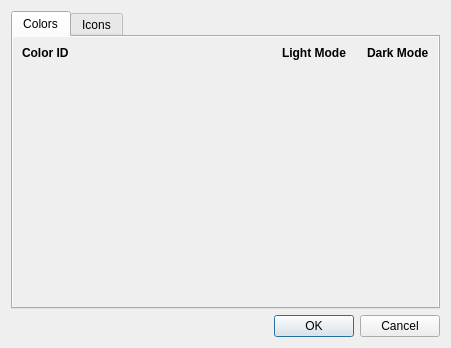
<?xml version="1.0" encoding="UTF-8"?>
<ui version="4.0">
    <class>UIThemeDialog</class>
    <widget class="QDialog" name="UIThemeDialog">
        <property name="geometry">
            <rect>
                <x>0</x>
                <y>0</y>
                <width>451</width>
                <height>348</height>
            </rect>
        </property>
        <property name="windowTitle">
            <string>UI Theme Configuration</string>
        </property>
        <layout class="QVBoxLayout" name="verticalLayout">
            <item>
                <widget class="QTabWidget" name="tabWidget">
                    <property name="sizePolicy">
                        <sizepolicy hsizetype="Expanding" vsizetype="Preferred">
                            <horstretch>0</horstretch>
                            <verstretch>0</verstretch>
                        </sizepolicy>
                    </property>
                    <property name="currentIndex">
                        <number>0</number>
                    </property>
                    <property name="tabBarAutoHide">
                        <bool>true</bool>
                    </property>
                    <widget class="QWidget" name="colorsTab">
                        <attribute name="title">
                            <string>Colors</string>
                        </attribute>
                        <layout class="QVBoxLayout" name="verticalLayout_2">
                            <property name="leftMargin">
                                <number>0</number>
                            </property>
                            <property name="topMargin">
                                <number>0</number>
                            </property>
                            <property name="rightMargin">
                                <number>0</number>
                            </property>
                            <property name="bottomMargin">
                                <number>0</number>
                            </property>
                            <item>
                                <widget class="QScrollArea" name="colorsScrollArea">
                                    <property name="sizePolicy">
                                        <sizepolicy hsizetype="Expanding" vsizetype="Preferred">
                                            <horstretch>0</horstretch>
                                            <verstretch>0</verstretch>
                                        </sizepolicy>
                                    </property>
                                    <property name="frameShape">
                                        <enum>QFrame::NoFrame</enum>
                                    </property>
                                    <property name="sizeAdjustPolicy">
                                        <enum>QAbstractScrollArea::AdjustToContentsOnFirstShow</enum>
                                    </property>
                                    <property name="widgetResizable">
                                        <bool>true</bool>
                                    </property>
                                    <widget class="QWidget" name="scrollAreaWidgetContents">
                                        <property name="geometry">
                                            <rect>
                                                <x>0</x>
                                                <y>0</y>
                                                <width>427</width>
                                                <height>271</height>
                                            </rect>
                                        </property>
                                        <layout class="QVBoxLayout" name="verticalLayout_3">
                                            <item>
                                                <layout class="QGridLayout" name="colorsLayout" columnstretch="1,0,0,0,0" columnminimumwidth="0,15,0,15,0">
                                                    <item row="0" column="0">
                                                        <widget class="QLabel" name="colorIDLabel">
                                                            <property name="font">
                                                                <font>
                                                                    <bold>true</bold>
                                                                </font>
                                                            </property>
                                                            <property name="text">
                                                                <string>Color ID</string>
                                                            </property>
                                                        </widget>
                                                    </item>
                                                    <item row="0" column="2">
                                                        <widget class="QLabel" name="lightModeColorLabel">
                                                            <property name="font">
                                                                <font>
                                                                    <bold>true</bold>
                                                                </font>
                                                            </property>
                                                            <property name="text">
                                                                <string>Light Mode</string>
                                                            </property>
                                                        </widget>
                                                    </item>
                                                    <item row="0" column="4">
                                                        <widget class="QLabel" name="darkModeColorLabel">
                                                            <property name="font">
                                                                <font>
                                                                    <bold>true</bold>
                                                                </font>
                                                            </property>
                                                            <property name="text">
                                                                <string>Dark Mode</string>
                                                            </property>
                                                        </widget>
                                                    </item>
                                                </layout>
                                            </item>
                                            <item>
                                                <spacer name="colorsSpacer">
                                                    <property name="orientation">
                                                        <enum>Qt::Vertical</enum>
                                                    </property>
                                                    <property name="sizeHint" stdset="0">
                                                        <size>
                                                            <width>20</width>
                                                            <height>203</height>
                                                        </size>
                                                    </property>
                                                </spacer>
                                            </item>
                                        </layout>
                                    </widget>
                                </widget>
                            </item>
                        </layout>
                    </widget>
                    <widget class="QWidget" name="iconsTab">
                        <attribute name="title">
                            <string>Icons</string>
                        </attribute>
                        <layout class="QVBoxLayout" name="verticalLayout_5">
                            <property name="leftMargin">
                                <number>0</number>
                            </property>
                            <property name="topMargin">
                                <number>0</number>
                            </property>
                            <property name="rightMargin">
                                <number>0</number>
                            </property>
                            <property name="bottomMargin">
                                <number>0</number>
                            </property>
                            <item>
                                <widget class="QScrollArea" name="iconsScrollArea">
                                    <property name="sizePolicy">
                                        <sizepolicy hsizetype="Expanding" vsizetype="Preferred">
                                            <horstretch>0</horstretch>
                                            <verstretch>0</verstretch>
                                        </sizepolicy>
                                    </property>
                                    <property name="frameShape">
                                        <enum>QFrame::NoFrame</enum>
                                    </property>
                                    <property name="sizeAdjustPolicy">
                                        <enum>QAbstractScrollArea::AdjustToContentsOnFirstShow</enum>
                                    </property>
                                    <property name="widgetResizable">
                                        <bool>true</bool>
                                    </property>
                                    <widget class="QWidget" name="scrollAreaWidgetContents_2">
                                        <property name="geometry">
                                            <rect>
                                                <x>0</x>
                                                <y>0</y>
                                                <width>427</width>
                                                <height>271</height>
                                            </rect>
                                        </property>
                                        <layout class="QVBoxLayout" name="verticalLayout_4">
                                            <item>
                                                <layout class="QGridLayout" name="iconsLayout" columnstretch="1,0,0,0,0" columnminimumwidth="0,15,0,15,0">
                                                    <item row="0" column="0">
                                                        <widget class="QLabel" name="iconIDLabel">
                                                            <property name="font">
                                                                <font>
                                                                    <bold>true</bold>
                                                                </font>
                                                            </property>
                                                            <property name="text">
                                                                <string>Icon ID</string>
                                                            </property>
                                                        </widget>
                                                    </item>
                                                    <item row="0" column="2">
                                                        <widget class="QLabel" name="lightModeIconLabel">
                                                            <property name="font">
                                                                <font>
                                                                    <bold>true</bold>
                                                                </font>
                                                            </property>
                                                            <property name="text">
                                                                <string>Light Mode</string>
                                                            </property>
                                                        </widget>
                                                    </item>
                                                    <item row="0" column="4">
                                                        <widget class="QLabel" name="darkModeIconLabel">
                                                            <property name="font">
                                                                <font>
                                                                    <bold>true</bold>
                                                                </font>
                                                            </property>
                                                            <property name="text">
                                                                <string>Dark Mode</string>
                                                            </property>
                                                        </widget>
                                                    </item>
                                                </layout>
                                            </item>
                                            <item>
                                                <spacer name="iconsSpacer">
                                                    <property name="orientation">
                                                        <enum>Qt::Vertical</enum>
                                                    </property>
                                                    <property name="sizeHint" stdset="0">
                                                        <size>
                                                            <width>20</width>
                                                            <height>203</height>
                                                        </size>
                                                    </property>
                                                </spacer>
                                            </item>
                                        </layout>
                                    </widget>
                                </widget>
                            </item>
                        </layout>
                    </widget>
                </widget>
            </item>
            <item>
                <widget class="QDialogButtonBox" name="buttonBox">
                    <property name="orientation">
                        <enum>Qt::Horizontal</enum>
                    </property>
                    <property name="standardButtons">
                        <set>QDialogButtonBox::Cancel|QDialogButtonBox::Ok</set>
                    </property>
                </widget>
            </item>
        </layout>
    </widget>
    <resources/>
    <connections/>
</ui>
